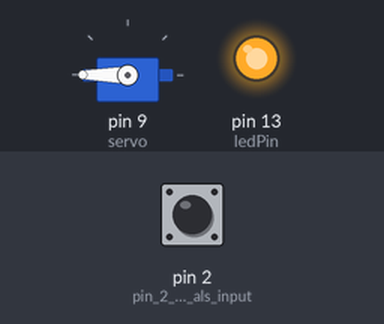
The sketch below on a simulated Arduino Uno, built with avr-gcc and run on an emulated ATmega328P. Parts: servo, output pins drawn as LEDs (lit = HIGH). Inputs (shaded band) come from the test bench; at power-on: pin 2 (pin_2_gebruiken_als_input) HIGH.

Above: at 1.2 s.
1.3 s: pin 2 (pin_2_gebruiken_als_input) pulled LOW for 0.15 s
At 1.37 s:
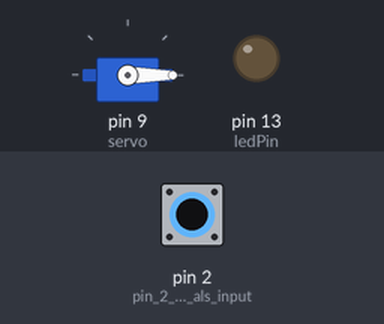
2.9 s: pin 2 (pin_2_gebruiken_als_input) pulled LOW for 3.2 s
At 7.5 s:
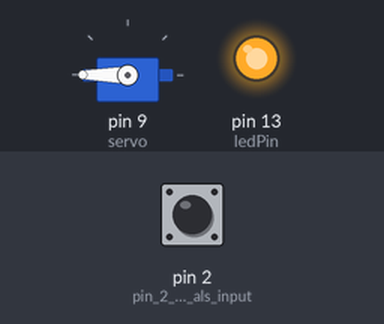
Timing chart, 0 to 9.0 s (numbered marks = the images above; inputs shaded):
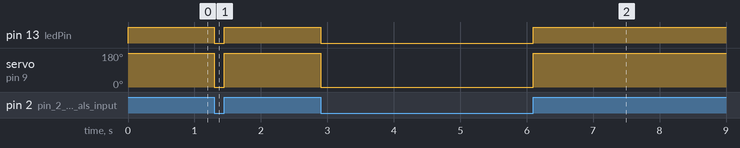

Measured:
- after the input at 1.3 s, pin 13 (ledPin): HIGH → LOW at once, → HIGH 0.15 s later; servo on pin 9 (servo): 180° → 0° at once, → 180° 0.15 s later
- after the input at 2.9 s, pin 13 (ledPin): HIGH → LOW at once, → HIGH 3.2 s later; servo on pin 9 (servo): 180° → 0° at once, → 180° 3.2 s later

The sketch:

title_sensor_servo.ino
```cpp
const int ledPin = 13;// Led on arduino board.
#include <Servo.h> // include servo zodat ik servo commands kan gebruiken.

Servo servo; // name de servo

int pos = 0;

void setup()
{
  pinMode(ledPin,OUTPUT); // pin 13 gebruiken als output
  pinMode(2,INPUT);// pin 2 gebruiken als input
  digitalWrite(2, HIGH);//set pin2 as HIGH
  servo.attach(9); // servo is gekoppeld aan pin 9
}

void loop()
{
int digitalVal = digitalRead(2);// de value van de titl sensor lezen
if(HIGH == digitalVal)// als titl omhoog wijzt ga naar positie 180 en led on
{
  digitalWrite(ledPin,HIGH);
  servo.write(180);
}
else
{
  digitalWrite(ledPin,LOW);
  servo.write(0);
}
}
```
